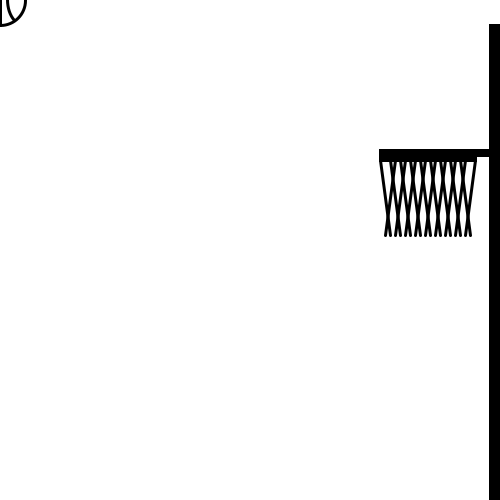
Frame 1 (no input)
Frame 60 (the mouse pressed at the canvas centre just before this capture): identical to frame 1, image omitted
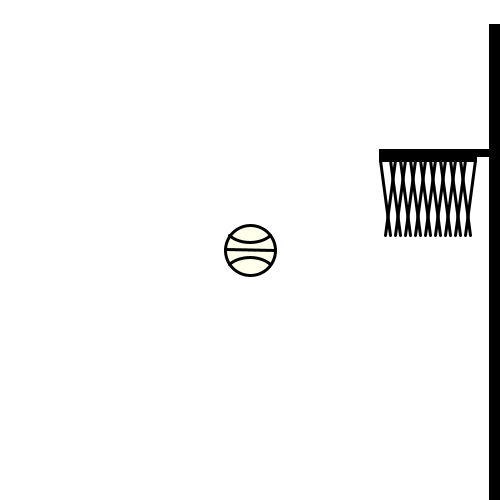
Frame 120 (the mouse held since frame 60 and released just before this capture)

The Processing sketch that drew these frames (run headless with seeded random() and noise(); from frame 60 on, the mouse is pressed at the canvas centre):

// Processing sketch: processing_96246
// ── processing_96246.pde

float angle;
float distancia;


void setup()
{
 size(500,500);
 background(255);
 stroke(0);
 strokeWeight(3); 
 noCursor();
}


void draw()
{
background(255); 
angle=atan2(mouseX, mouseY);   // Determinem un angle arbitrari que varia a partir del ratolí (un angle dinàmic).


pushMatrix(); // Amb aquesta comanda obrim una nova matriu que acceptarà les diferents accions que definim.

distancia=dist(mouseX,mouseY,0.98*width-65,0.3*height); // Donem valor a la variable "distancia", per mitjà de la posició del mouse i del centre de la cistella.


translate(mouseX,mouseY); // Canviem les referències per tal que l'origen sigui el mouse.
fill(198+distancia,86+distancia,34+distancia); ellipse(0,0,50,50); // Dibuixem la pilota en l'origen (mouse). El seu color variarà en funció de la posició del mouse, passant gradualment del color blanc a taronja desitjat a mesura que el cursor s'aporopa a la cistella.
rotate(6*angle);  // Amb aquesta comanda aconseguim rotar el que dibuixem a continuació. Per tal que la rotació sigui apreciable multipliquem per 6 l'angle de rotació.
fill(0); line(0,-25,0,25); 
noFill(); bezier(14.3,20.05,5,10,5,-10,14.3,-20.05); // Dibuixem les dues corbes de la pilota utilitzant la funció bezier.
bezier(-14.3,20.05,-5,10,-5,-10,-14.3,-20.05);

popMatrix();  // Amb aquesta comanda tanquem la matriu iniciada amb pushMatrix(). Les comandes definides a continuació no patiran cap de les accions definides en la matriu anterior.

fill(0); rect(0.98*width,height,0.5*width,-475);  //Pal de la cistella.
fill(0); rect(0.98*width,0.30*height,-15,5); //Unió cistella.
fill(0); rect(0.98*width-15,0.30*height,-95,10); //Cistella.


fill(0); line(0.98*width-110,0.30*height+10,0.98*width-110+10,0.30*height+10+75); //Xarxa cistella E-D.

fill(0); line(0.98*width-100,0.30*height+10,0.98*width-110+20,0.30*height+10+75);

fill(0); line(0.98*width-90,0.30*height+10,0.98*width-110+30,0.30*height+10+75);

fill(0); line(0.98*width-80,0.30*height+10,0.98*width-110+40,0.30*height+10+75);

fill(0); line(0.98*width-70,0.30*height+10,0.98*width-110+50,0.30*height+10+75);

fill(0); line(0.98*width-60,0.30*height+10,0.98*width-110+60,0.30*height+10+75);

fill(0); line(0.98*width-50,0.30*height+10,0.98*width-110+70,0.30*height+10+75);

fill(0); line(0.98*width-40,0.30*height+10,0.98*width-110+80,0.30*height+10+75);

fill(0); line(0.98*width-30,0.30*height+10,0.98*width-110+90,0.30*height+10+75);




fill(0); line(0.98*width-15,0.30*height+10,0.98*width-15-10,0.30*height+10+75); //Xarxa cistella E-D.

fill(0); line(0.98*width-25,0.30*height+10,0.98*width-15-20,0.30*height+10+75);

fill(0); line(0.98*width-35,0.30*height+10,0.98*width-15-30,0.30*height+10+75);

fill(0); line(0.98*width-45,0.30*height+10,0.98*width-15-40,0.30*height+10+75);

fill(0); line(0.98*width-55,0.30*height+10,0.98*width-15-50,0.30*height+10+75);

fill(0); line(0.98*width-65,0.30*height+10,0.98*width-15-60,0.30*height+10+75);

fill(0); line(0.98*width-75,0.30*height+10,0.98*width-15-70,0.30*height+10+75);

fill(0); line(0.98*width-85,0.30*height+10,0.98*width-15-80,0.30*height+10+75);

fill(0); line(0.98*width-95,0.30*height+10,0.98*width-15-90,0.30*height+10+75);


}
